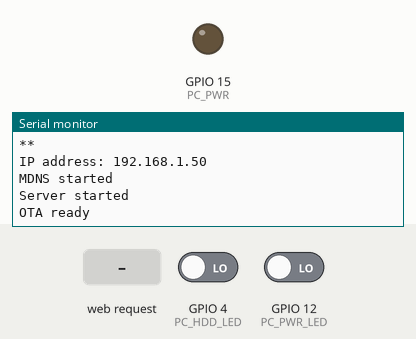
Recording of a sketch running on a simulated ESP8266 (NodeMCU). Parts: output pins drawn as LEDs (lit = HIGH), the last lines printed to the serial monitor. The inputs (shaded band) are chosen by the test bench; at power-on: GPIO 4 (PC_HDD_LED) LOW, GPIO 12 (PC_PWR_LED) LOW. WiFi joins after 1.5 s; servers stay silent unless stated; storage starts empty; not simulated (calls return 0 or success): secrets.h.

Above: at 3.2 s.
3.3 s: HTTP request GET / received
At 3.7 s:
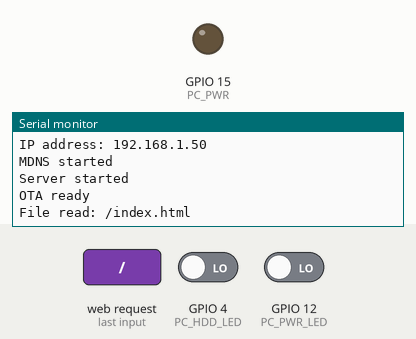
4.8 s: HTTP request GET /pcstate received
At 6.0 s:
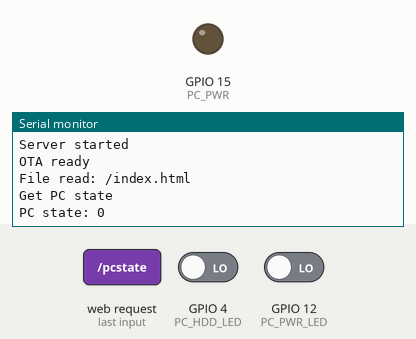
6.3 s: HTTP request GET /hddstate received
At 7.2 s:
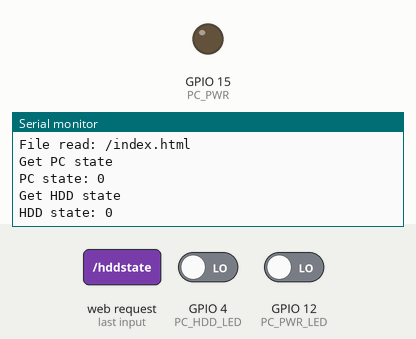

Measured:
- after the input at 3.3 s, the serial monitor: prints a new line at once (image 1)
- after the input at 4.8 s, the serial monitor: prints a new line at once (image 2)
- after the input at 6.3 s, the serial monitor: prints a new line at once (image 3)

The sketch:

pc_switch.ino
```cpp
#include<ESP8266WiFi.h>
#include<ESP8266mDNS.h>
#include<ESP8266WebServer.h>
#include<FS.h>
#include<ArduinoOTA.h>
#include "secrets.h"

//D1 = rerset
#define PC_RST 5
//D8 = power
#define PC_PWR 15
//D5 = power LED
#define PC_PWR_LED 12
//D2 = HDD LED
#define PC_HDD_LED 4

//SSID of the WiFi network to connect to
const char* ssid = SECRET_SSID;
//Password of the WiFi network to connect to
const char* wifi_pwd = SECRET_WIFIPASS;
//mDNS address
const char* dns = "pcswitch";//.local

//authentication data for the web server
const char* username = SECRET_WEBUSER;
const char* userpwd = SECRET_WEBPASS;
//authentication for OTA
const char* ota_user = SECRET_OTAUSER;
const char* ota_pwd = SECRET_OTAPASS;
//server instance
ESP8266WebServer server(80);

void connectWiFi();
void setupServer();
void turnOn();
void initSPIFFS();
void initOTA();
void getPcState();
void kill();
bool handleReadFile(String fileName);
void setup(){
    //start serial
    Serial.begin(115200);
    Serial.println("Hello");
    //put ESP to station mode
    WiFi.mode(WIFI_STA);
    //print MAC address
    Serial.print("MAC: ");
    Serial.println(WiFi.macAddress());
    //init the file system
    initSPIFFS();
    //connect to the WiFi network
    WiFi.begin(ssid, wifi_pwd);
    connectWiFi();
    //start mDNS server
    if(!MDNS.begin(dns))
        Serial.println("MDSN setup error");
    else
        Serial.println("MDNS started");
    //set up the webserver
    setupServer();
    //initialize over the air update
    initOTA();
    //configure pin modes
    pinMode(PC_PWR, OUTPUT);
    digitalWrite(PC_PWR, LOW);
    pinMode(PC_RST, OUTPUT);
    digitalWrite(PC_RST, LOW);
    pinMode(PC_HDD_LED, INPUT);
    pinMode(PC_PWR_LED, INPUT);
}

//call handlers of the servers
void loop(){
    ArduinoOTA.handle();
    server.handleClient();
    if(WiFi.status() == WL_CONNECT_FAILED || WiFi.status() == WL_CONNECTION_LOST   || WiFi.status() == WL_DISCONNECTED || WiFi.status() == WL_NO_SSID_AVAIL){
      Serial.println("Connection lost");
      connectWiFi();
    }
}

void initSPIFFS(){
    //start the SPIFFS file system
    SPIFFS.begin();
    //print out the available files on serial
    Dir dir = SPIFFS.openDir("/");
    while (dir.next()) {
      String fileName = dir.fileName();
      size_t fileSize = dir.fileSize();
      Serial.printf("FS File: %s, size: %d\n", fileName.c_str(), fileSize);
    }
    Serial.printf("\n");

}

void connectWiFi(){
    //wait till connection is established to the WiFi
    Serial.print("Connecting to ");
    Serial.println(ssid);
    while(WiFi.status() != WL_CONNECTED){
        delay(1000);
        Serial.print('*');
    }
    //print the IP address
    Serial.println();
    Serial.print("IP address: ");
    Serial.println(WiFi.localIP());
}

void setupServer(){
    //sen the index.html on empty address
    server.on("/", HTTP_GET, []{
        if(!server.authenticate(username, userpwd))
            return server.requestAuthentication();

        if(!handleReadFile("/index.html"))
            server.send(404, "text/plain", "Not Found");
    });
    //call the handlers of the requests
    server.on("/pcstate", HTTP_GET, getPcState);
    server.on("/hddstate", HTTP_GET, getHddState);
    server.on("/turnon", HTTP_POST, turnOn);
    server.on("/reset", HTTP_POST, reset);
    server.on("/kill", HTTP_POST, kill);

    server.onNotFound(handleNotFound);
    //start server
    server.begin();
    Serial.println("Server started");
}

//Streams the requested file if it exists and returns with true, returns with false otherwise
bool handleReadFile(String fileName){
    Serial.println("File read: "+fileName);
    if(SPIFFS.exists(fileName)){
        File file = SPIFFS.open(fileName, "r");
        server.streamFile(file, "html");
        file.close();
        return true;
    } else{
        return false;
    }
}
//reads the PC's power LED to decide if it is turned on
void sendPcState(){
    Serial.print("PC state: ");
    Serial.println(digitalRead(PC_PWR_LED));
    if(digitalRead(PC_PWR_LED) == LOW)
        server.send(200, "text/plain", "On");

    else
        server.send(200, "text/plain", "Off");
}
//reads the PC's power LED to decide if it is turned on
void sendHddState(){
    Serial.print("HDD state: ");
    Serial.println(digitalRead(PC_HDD_LED));
    if(digitalRead(PC_HDD_LED) == HIGH)
        server.send(200, "text/plain", "On");
    else
        server.send(200, "text/plain", "Off");
}
//checks authentication, logs the requests and calls the appropriate function
void getPcState(){
    if(!server.authenticate(username, userpwd))
        return server.send(401, "text/plain", "Unauthorized");

    Serial.println("Get PC state");
    sendPcState();
}
//checks authentication, logs the requests and calls the appropriate function
void getHddState(){
    if(!server.authenticate(username, userpwd))
        return server.send(401, "text/plain", "Unauthorized");

    Serial.println("Get HDD state");
    sendHddState();
}
// turns on the PC by shortcircuiting the pins of the power switch
void turnOn(){
    if(!server.authenticate(username, userpwd))
        return server.send(401, "text/plain", "Unauthorized");

    Serial.println("Turn on request");
    digitalWrite(PC_PWR, HIGH);
    delay(500);
    digitalWrite(PC_PWR, LOW);

    delay(2000);
    sendPcState();
}
// resets the PC by shortcircuiting the pins of the power switch
void reset(){
    if(!server.authenticate(username, userpwd))
        return server.send(401, "text/plain", "Unauthorized");

    Serial.println("Reset request");
    digitalWrite(PC_RST, HIGH);
    delay(500);
    digitalWrite(PC_RST, LOW);

    delay(2000);
    sendPcState();
}

void kill(){
    if(!server.authenticate(username, userpwd))
        return server.send(401, "text/plain", "Unauthorized");

    Serial.println("Turn on request");
    digitalWrite(PC_PWR, HIGH);
    delay(4000);
    digitalWrite(PC_PWR, LOW);

    delay(2000);
    sendPcState();
}
// sends error 404 if the requested file can not be found
void handleNotFound(){
    if(!server.authenticate(username, userpwd))
        return server.send(401, "text/plain", "Unauthorized");

    if(!handleReadFile(server.uri()))
            server.send(404, "text/plain", "Not Found");
}
//initializes OTA, sets the handlers
void initOTA(){
    ArduinoOTA.setHostname(ota_user);
    ArduinoOTA.setPassword(ota_pwd);

  ArduinoOTA.onStart([]() {
    Serial.println("OTA start");
  });
  ArduinoOTA.onEnd([]() {
    Serial.println("\nOTA End");
  });
  ArduinoOTA.onProgress([](unsigned int progress, unsigned int total) {
    Serial.printf("Progress: %u%%\r", (progress / (total / 100)));
  });
  ArduinoOTA.onError([](ota_error_t error) {
    Serial.printf("Error[%u]: ", error);
    if (error == OTA_AUTH_ERROR) Serial.println("Auth Failed");
    else if (error == OTA_BEGIN_ERROR) Serial.println("Begin Failed");
    else if (error == OTA_CONNECT_ERROR) Serial.println("Connect Failed");
    else if (error == OTA_RECEIVE_ERROR) Serial.println("Receive Failed");
    else if (error == OTA_END_ERROR) Serial.println("End Failed");
  });
  ArduinoOTA.begin();
  Serial.println("OTA ready");
}
```

ota.c
```cpp

```
